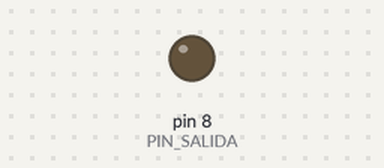
Simulated run of this sketch. Board: Arduino Uno, built with avr-gcc and run on an emulated ATmega328P. Shown: output pins drawn as LEDs (lit = HIGH).

Above: at 0.1 s.
At 32.1 s:
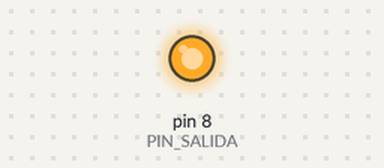
Timing chart, 0 to 37.5 s (numbered marks = the images above):
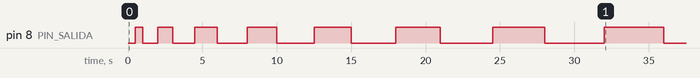

The sketch:

007-operadores_matematicos.ino
```cpp
#define PIN_SALIDA 8
int tiempo_pausa = 500;
void setup() {
  pinMode(PIN_SALIDA,OUTPUT);
}

void loop() {
  delay(tiempo_pausa);
  digitalWrite(PIN_SALIDA,HIGH);
  delay(tiempo_pausa);
  digitalWrite(PIN_SALIDA,LOW);
  tiempo_pausa = tiempo_pausa + 500;
}
```

Measured:
- by itself, pin 8 (PIN_SALIDA): LOW → HIGH at 0.50 s, → LOW 0.50 s later, → HIGH 1.0 s later, → LOW 1.0 s later, … (16 changes in this stretch)
